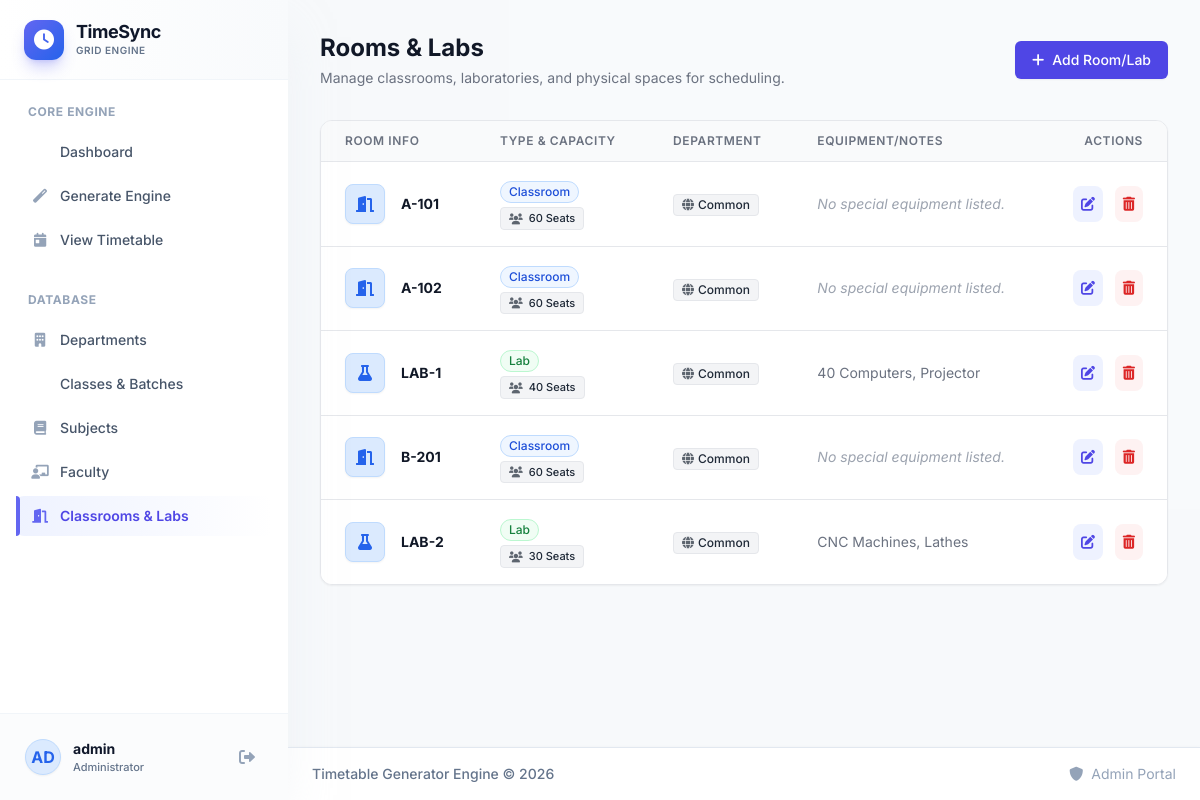
The page /rooms (signed in) on the database as committed earlier.
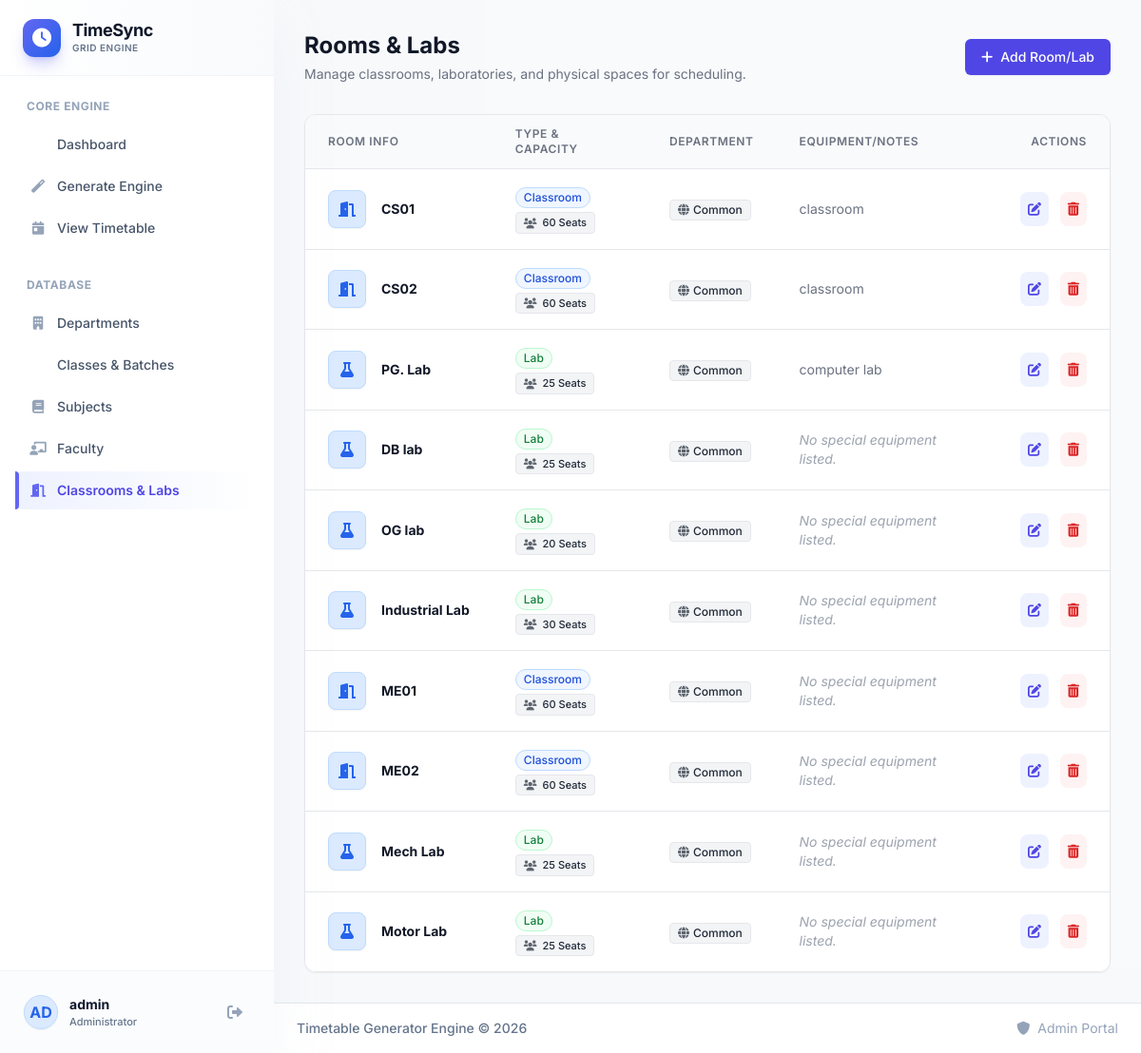
The same page on the database as committed later.
### app.py (models this page shows)
class Room(db.Model):
    id = db.Column(db.Integer, primary_key=True)
    room_number = db.Column(db.String(20), unique=True, nullable=False)
    room_type = db.Column(db.String(20), nullable=False)  # Classroom, Lab, Auditorium
    capacity = db.Column(db.Integer, nullable=False)
    department_id = db.Column(db.Integer, db.ForeignKey('department.id'))
    equipment = db.Column(db.Text)
    created_at = db.Column(db.DateTime, default=datetime.utcnow)
    timetable_entries = db.relationship('Timetable', backref='room', lazy=True)

### app.py (the view)
@app.route('/rooms')
@login_required
def manage_rooms():
    rooms = Room.query.all()
    departments = Department.query.all()
    return render_template('rooms.html', rooms=rooms, departments=departments)

### app.py (called while the page is built)
@login_manager.user_loader
def load_user(user_id):
    return db.session.get(User, int(user_id))

### templates/rooms.html (shortened to what the changed rows need)
{% extends "base.html" %}
{% block content %}
<div class="mb-8 flex flex-col sm:flex-row sm:justify-between sm:items-center gap-4">
    <div>
        <h2 class="text-2xl font-bold text-gray-900">Rooms & Labs</h2>
    </div>
</div>
<div class="bg-white rounded-xl shadow-sm border border-gray-200 overflow-hidden">
    {% if rooms %}
    <div class="overflow-x-auto">
        <table class="min-w-full divide-y divide-gray-200">
            <thead class="bg-gray-50">
                <tr>
                    <th scope="col" class="px-6 py-3 text-left text-xs font-semibold text-gray-500 uppercase tracking-wider">Room Info</th>
                    <th scope="col" class="px-6 py-3 text-left text-xs font-semibold text-gray-500 uppercase tracking-wider">Type & Capacity</th>
                    <th scope="col" class="px-6 py-3 text-left text-xs font-semibold text-gray-500 uppercase tracking-wider hidden sm:table-cell">Department</th>
                    <th scope="col" class="px-6 py-3 text-left text-xs font-semibold text-gray-500 uppercase tracking-wider hidden md:table-cell">Equipment/Notes</th>
                    <th scope="col" class="px-6 py-3 text-right text-xs font-semibold text-gray-500 uppercase tracking-wider">Actions</th>
                </tr>
            </thead>
            <tbody class="bg-white divide-y divide-gray-200">
                {% for room in rooms %}
                <tr class="hover:bg-primary-50 transition-colors duration-150">
                    <td class="px-6 py-4 whitespace-nowrap">
                        <div class="flex items-center">
                            <div class="flex-shrink-0 h-10 w-10 bg-blue-100 text-blue-600 rounded-lg flex items-center justify-center font-bold shadow-sm border border-blue-200">
                                <i class="fas {% if room.room_type == 'Lab' %}fa-flask{% elif room.room_type == 'Auditorium' %}fa-users-class{% else %}fa-door-open{% endif %}"></i>
                            </div>
                            <div class="ml-4">
                                <div class="text-sm font-bold text-gray-900">{{ room.room_number }}</div>
                            </div>
                        </div>
                    </td>
                    <td class="px-6 py-4 whitespace-nowrap">
                        <div class="flex flex-col space-y-1">
                            <div>
                                <span class="inline-flex items-center px-2 py-0.5 rounded-full text-xs font-medium border
                                    {% if room.room_type == 'Classroom' %}bg-blue-50 text-blue-700 border-blue-200
                                    {% elif room.room_type == 'Lab' %}bg-green-50 text-green-700 border-green-200
                                    {% else %}bg-purple-50 text-purple-700 border-purple-200{% endif %}">
                                    {{ room.room_type }}
                                </span>
                            </div>
                            <span class="inline-flex items-center px-2 py-0.5 rounded text-[11px] font-medium bg-gray-100 text-gray-800 border border-gray-200 w-max">
                                <i class="fas fa-users mr-1.5 opacity-70"></i> {{ room.capacity }} Seats
                            </span>
                        </div>
                    </td>
                    <td class="px-6 py-4 whitespace-nowrap hidden sm:table-cell">
                        {% if room.department %}
                            <div class="text-sm text-gray-900">{{ room.department.name }}</div>
                            <div class="text-xs text-gray-500">{{ room.department.code }}</div>
                        {% else %}
                            <span class="inline-flex items-center px-2 py-0.5 rounded text-xs font-medium bg-gray-100 text-gray-800 border border-gray-200">
                                <i class="fas fa-globe mr-1 opacity-70"></i> Common
                            </span>
                        {% endif %}
                    </td>
                    <td class="px-6 py-4 hidden md:table-cell">
                        <div class="text-sm text-gray-500 line-clamp-2 max-w-xs" title="{{ room.equipment }}">
                            {% if room.equipment %}
                                {{ room.equipment }}
                            {% else %}
                                <span class="text-gray-400 italic">No special equipment listed.</span>
                            {% endif %}
                        </div>
                    </td>
                    <td class="px-6 py-4 whitespace-nowrap text-right text-sm font-medium space-x-2">
                        <button onclick="openEditModal(this)"
                                data-id="{{ room.id }}"
                                data-number="{{ room.room_number }}"
                                data-type="{{ room.room_type }}"
                                data-capacity="{{ room.capacity }}"
                                data-department="{{ room.department_id or '' }}"
                                data-equipment="{{ room.equipment or '' }}"
                                class="text-primary-600 hover:text-primary-900 bg-primary-50 hover:bg-primary-100 p-2 rounded-lg transition-colors">
                            <i class="fas fa-edit"></i>
                        </button>
                        <form action="{{ url_for('delete_room', id=room.id) }}" method="POST" class="inline" onsubmit="return confirmDelete('Are you sure you want to delete {{ room.room_number }}? This action cannot be undone.');">
                            <button type="submit" class="text-red-600 hover:text-red-900 bg-red-50 hover:bg-red-100 p-2 rounded-lg transition-colors">
                                <i class="fas fa-trash-alt"></i>
                            </button>
                        </form>
                    </td>
                </tr>
                {% endfor %}
            </tbody>
        </table>
    </div>
    {% endif %}
</div>
{% endblock %}

Rows that differ between the two databases and show on the page:
removed Room: room_number "A-101", room_type "Classroom", capacity "60", shows "No special equipment listed."
removed Room: room_number "A-102", room_type "Classroom", capacity "60", shows "No special equipment listed."
removed Room: room_number "B-201", room_type "Classroom", capacity "60", shows "No special equipment listed."
added Room: room_number "CS01", room_type "Classroom", capacity "60", equipment "classroom"
added Room: room_number "CS02", room_type "Classroom", capacity "60", equipment "classroom"
changed Room: room_number "LAB-1" → "PG. Lab"; capacity "40" → "25"; equipment "40 Computers, Projector" → "computer lab"
added Room: room_number "DB lab", room_type "Lab", capacity "25", equipment "No special equipment listed."
changed Room: room_number "LAB-2" → "OG lab"; capacity "30" → "20"; equipment "CNC Machines, Lathes" → (not shown); now shows "No special equipment listed."
added Room: room_number "Industrial Lab", room_type "Lab", capacity "30", equipment "No special equipment listed."
added Room: room_number "ME01", room_type "Classroom", capacity "60", equipment "No special equipment listed."
added Room: room_number "ME02", room_type "Classroom", capacity "60", equipment "No special equipment listed."
added Room: room_number "Mech Lab", room_type "Lab", capacity "25", equipment "No special equipment listed."
added Room: room_number "Motor Lab", room_type "Lab", capacity "25", equipment "No special equipment listed."
